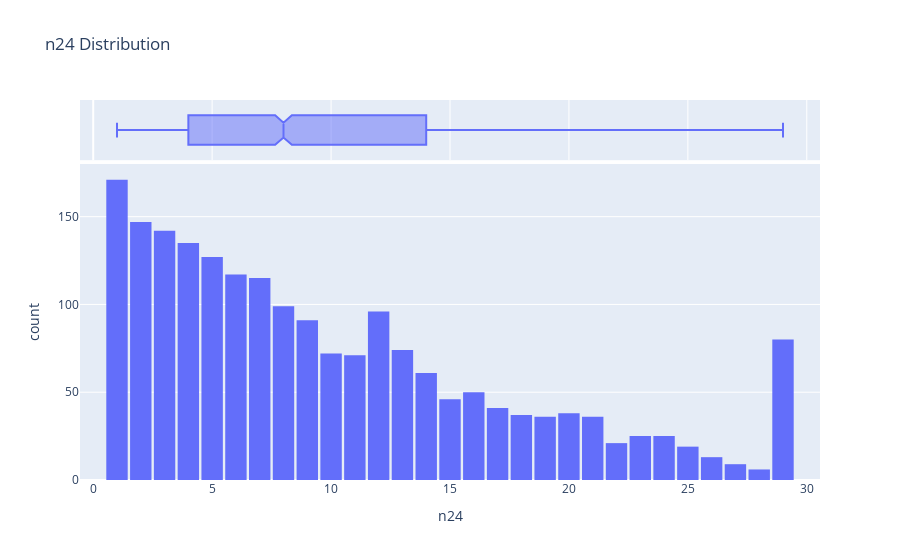

This figure's notebook cell:
### Code cell
fig = px.histogram(df, x='n24', marginal='box', nbins=47, title='n24 Distribution')
fig.update_layout(bargap=0.1)
fig.show()

### Figure 1 — Plotly figure (JSON) as saved in the notebook; plotly's stock layout.template omitted (floating-point values rounded to 4 significant figures; data arrays with more than 128 entries replaced by an {"elided": "..."} marker saying what was removed)
{"data": [{"bingroup": "x", "hovertemplate": "n24=%{x}<br>count=%{y}<extra></extra>", "legendgroup": "", "marker": {"color": "#636efa", "pattern": {"shape": ""}}, "name": "", "nbinsx": 47, "orientation": "v", "showlegend": false, "type": "histogram", "x": {"elided": "2000 float values"}, "xaxis": "x", "yaxis": "y"}, {"hovertemplate": "n24=%{x}<extra></extra>", "legendgroup": "", "marker": {"color": "#636efa"}, "name": "", "notched": true, "showlegend": false, "type": "box", "x": {"elided": "2000 float values"}, "xaxis": "x2", "yaxis": "y2"}], "layout": {"bargap": 0.1, "barmode": "relative", "legend": {"tracegroupgap": 0}, "title": {"text": "n24 Distribution"}, "xaxis": {"anchor": "y", "domain": [0, 1], "title": {"text": "n24"}}, "xaxis2": {"anchor": "y2", "domain": [0, 1], "matches": "x", "showgrid": true, "showticklabels": false}, "yaxis": {"anchor": "x", "domain": [0, 0.8316], "title": {"text": "count"}}, "yaxis2": {"anchor": "x2", "domain": [0.8416, 1], "matches": "y2", "showgrid": false, "showline": false, "showticklabels": false, "ticks": ""}}}
